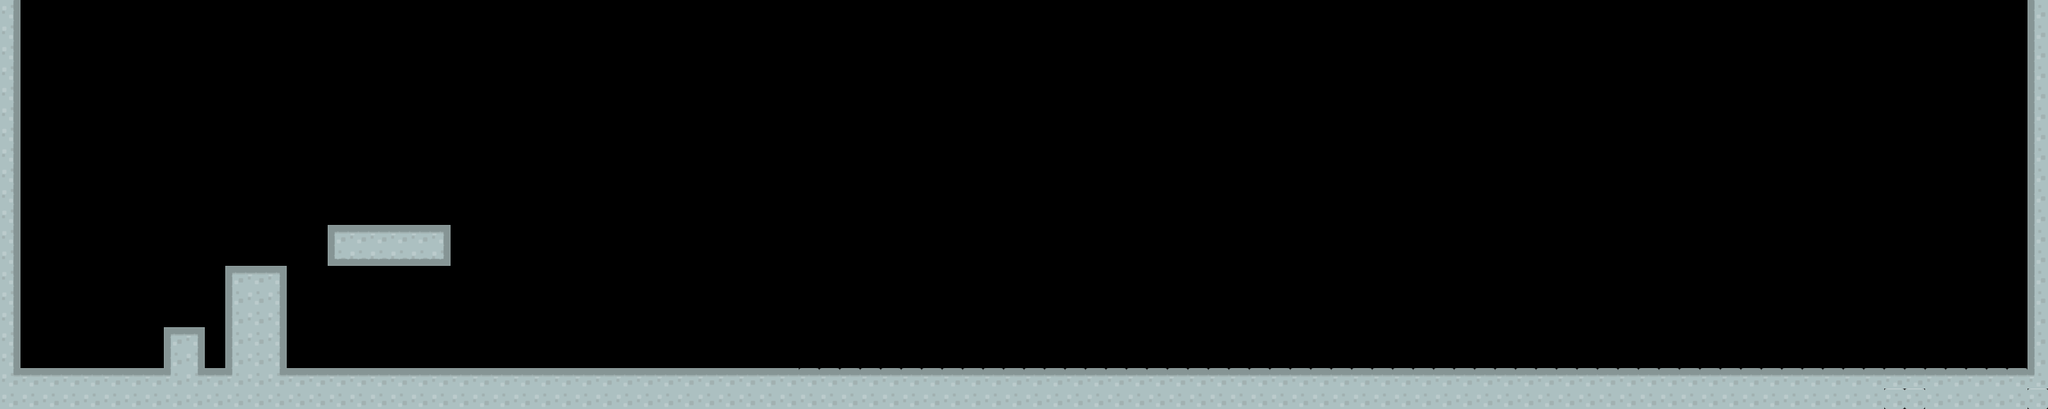

Below is a game level as drawn by its tile map, then a one-line description and the .tmx file that defines it, in full:
An orthogonal 100x20 tile map with 32x32 px tiles, 1 tile layer (Tile Layer 1).

<map version="1.2" tiledversion="1.2.0" orientation="orthogonal" renderorder="right-down" width="100" height="20" tilewidth="32" tileheight="32" infinite="0" nextlayerid="2" nextobjectid="1">
 <tileset firstgid="1" source="castle.tsx" />
 <layer id="1" name="Tile Layer 1" width="100" height="20">
  <data encoding="csv">
24,0,0,0,0,0,0,0,0,0,0,0,0,0,0,0,0,0,0,0,0,0,0,0,0,0,0,0,0,0,0,0,0,0,0,0,0,0,0,0,0,0,0,0,0,0,0,0,0,0,0,0,0,0,0,0,0,0,0,0,0,0,0,0,0,0,0,0,0,0,0,0,0,0,0,0,0,0,0,0,0,0,0,0,0,0,0,0,0,0,0,0,0,0,0,0,0,0,0,23,
24,0,0,0,0,0,0,0,0,0,0,0,0,0,0,0,0,0,0,0,0,0,0,0,0,0,0,0,0,0,0,0,0,0,0,0,0,0,0,0,0,0,0,0,0,0,0,0,0,0,0,0,0,0,0,0,0,0,0,0,0,0,0,0,0,0,0,0,0,0,0,0,0,0,0,0,0,0,0,0,0,0,0,0,0,0,0,0,0,0,0,0,0,0,0,0,0,0,0,23,
24,0,0,0,0,0,0,0,0,0,0,0,0,0,0,0,0,0,0,0,0,0,0,0,0,0,0,0,0,0,0,0,0,0,0,0,0,0,0,0,0,0,0,0,0,0,0,0,0,0,0,0,0,0,0,0,0,0,0,0,0,0,0,0,0,0,0,0,0,0,0,0,0,0,0,0,0,0,0,0,0,0,0,0,0,0,0,0,0,0,0,0,0,0,0,0,0,0,0,23,
24,0,0,0,0,0,0,0,0,0,0,0,0,0,0,0,0,0,0,0,0,0,0,0,0,0,0,0,0,0,0,0,0,0,0,0,0,0,0,0,0,0,0,0,0,0,0,0,0,0,0,0,0,0,0,0,0,0,0,0,0,0,0,0,0,0,0,0,0,0,0,0,0,0,0,0,0,0,0,0,0,0,0,0,0,0,0,0,0,0,0,0,0,0,0,0,0,0,0,23,
24,0,0,0,0,0,0,0,0,0,0,0,0,0,0,0,0,0,0,0,0,0,0,0,0,0,0,0,0,0,0,0,0,0,0,0,0,0,0,0,0,0,0,0,0,0,0,0,0,0,0,0,0,0,0,0,0,0,0,0,0,0,0,0,0,0,0,0,0,0,0,0,0,0,0,0,0,0,0,0,0,0,0,0,0,0,0,0,0,0,0,0,0,0,0,0,0,0,0,23,
24,0,0,0,0,0,0,0,0,0,0,0,0,0,0,0,0,0,0,0,0,0,0,0,0,0,0,0,0,0,0,0,0,0,0,0,0,0,0,0,0,0,0,0,0,0,0,0,0,0,0,0,0,0,0,0,0,0,0,0,0,0,0,0,0,0,0,0,0,0,0,0,0,0,0,0,0,0,0,0,0,0,0,0,0,0,0,0,0,0,0,0,0,0,0,0,0,0,0,23,
24,0,0,0,0,0,0,0,0,0,0,0,0,0,0,0,0,0,0,0,0,0,0,0,0,0,0,0,0,0,0,0,0,0,0,0,0,0,0,0,0,0,0,0,0,0,0,0,0,0,0,0,0,0,0,0,0,0,0,0,0,0,0,0,0,0,0,0,0,0,0,0,0,0,0,0,0,0,0,0,0,0,0,0,0,0,0,0,0,0,0,0,0,0,0,0,0,0,0,23,
24,0,0,0,0,0,0,0,0,0,0,0,0,0,0,0,0,0,0,0,0,0,0,0,0,0,0,0,0,0,0,0,0,0,0,0,0,0,0,0,0,0,0,0,0,0,0,0,0,0,0,0,0,0,0,0,0,0,0,0,0,0,0,0,0,0,0,0,0,0,0,0,0,0,0,0,0,0,0,0,0,0,0,0,0,0,0,0,0,0,0,0,0,0,0,0,0,0,0,23,
24,0,0,0,0,0,0,0,0,0,0,0,0,0,0,0,0,0,0,0,0,0,0,0,0,0,0,0,0,0,0,0,0,0,0,0,0,0,0,0,0,0,0,0,0,0,0,0,0,0,0,0,0,0,0,0,0,0,0,0,0,0,0,0,0,0,0,0,0,0,0,0,0,0,0,0,0,0,0,0,0,0,0,0,0,0,0,0,0,0,0,0,0,0,0,0,0,0,0,23,
24,0,0,0,0,0,0,0,0,0,0,0,0,0,0,0,0,0,0,0,0,0,0,0,0,0,0,0,0,0,0,0,0,0,0,0,0,0,0,0,0,0,0,0,0,0,0,0,0,0,0,0,0,0,0,0,0,0,0,0,0,0,0,0,0,0,0,0,0,0,0,0,0,0,0,0,0,0,0,0,0,0,0,0,0,0,0,0,0,0,0,0,0,0,0,0,0,0,0,23,
24,0,0,0,0,0,0,0,0,0,0,0,0,0,0,0,0,0,0,0,0,0,0,0,0,0,0,0,0,0,0,0,0,0,0,0,0,0,0,0,0,0,0,0,0,0,0,0,0,0,0,0,0,0,0,0,0,0,0,0,0,0,0,0,0,0,0,0,0,0,0,0,0,0,0,0,0,0,0,0,0,0,0,0,0,0,0,0,0,0,0,0,0,0,0,0,0,0,0,23,
24,0,0,0,0,0,0,0,0,0,0,0,0,0,0,0,19,7,7,7,7,20,0,0,0,0,0,0,0,0,0,0,0,0,0,0,0,0,0,0,0,0,0,0,0,0,0,0,0,0,0,0,0,0,0,0,0,0,0,0,0,0,0,0,0,0,0,0,0,0,0,0,0,0,0,0,0,0,0,0,0,0,0,0,0,0,0,0,0,0,0,0,0,0,0,0,0,0,0,23,
24,0,0,0,0,0,0,0,0,0,0,0,0,0,0,0,28,32,32,32,32,29,0,0,0,0,0,0,0,0,0,0,0,0,0,0,0,0,0,0,0,0,0,0,0,0,0,0,0,0,0,0,0,0,0,0,0,0,0,0,0,0,0,0,0,0,0,0,0,0,0,0,0,0,0,0,0,0,0,0,0,0,0,0,0,0,0,0,0,0,0,0,0,0,0,0,0,0,0,23,
24,0,0,0,0,0,0,0,0,0,0,19,7,20,0,0,0,0,0,0,0,0,0,0,0,0,0,0,0,0,0,0,0,0,0,0,0,0,0,0,0,0,0,0,0,0,0,0,0,0,0,0,0,0,0,0,0,0,0,0,0,0,0,0,0,0,0,0,0,0,0,0,0,0,0,0,0,0,0,0,0,0,0,0,0,0,0,0,0,0,0,0,0,0,0,0,0,0,0,23,
24,0,0,0,0,0,0,0,0,0,0,23,33,24,0,0,0,0,0,0,0,0,0,0,0,0,0,0,0,0,0,0,0,0,0,0,0,0,0,0,0,0,0,0,0,0,0,0,0,0,0,0,0,0,0,0,0,0,0,0,0,0,0,0,0,0,0,0,0,0,0,0,0,0,0,0,0,0,0,0,0,0,0,0,0,0,0,0,0,0,0,0,0,0,0,0,0,0,0,23,
24,0,0,0,0,0,0,0,0,0,0,23,33,24,0,0,0,0,0,0,0,0,0,0,0,0,0,0,0,0,0,0,0,0,0,0,0,0,0,0,0,0,0,0,0,0,0,0,0,0,0,0,0,0,0,0,0,0,0,0,0,0,0,0,0,0,0,0,0,0,0,0,0,0,0,0,0,0,0,0,0,0,0,0,0,0,0,0,0,0,0,0,0,0,0,0,0,0,0,23,
24,0,0,0,0,0,0,0,19,20,0,23,33,24,0,0,0,0,0,0,0,0,0,0,0,0,0,0,0,0,0,0,0,0,0,0,0,0,0,0,0,0,0,0,0,0,0,0,0,0,0,0,0,0,0,0,0,0,0,0,0,0,0,0,0,0,0,0,0,0,0,0,0,0,0,0,0,0,0,0,0,0,0,0,0,0,0,0,0,0,0,0,0,0,0,0,0,0,0,23,
24,0,0,0,0,0,0,0,23,24,0,23,33,24,0,0,0,0,0,0,0,0,0,0,0,0,0,0,0,0,0,0,0,0,0,0,0,0,0,0,0,0,0,0,0,0,0,0,0,0,0,0,0,0,0,0,0,0,0,0,0,0,0,0,0,0,0,0,0,0,0,0,0,0,0,0,0,0,0,0,0,0,0,0,0,0,0,0,0,0,0,0,0,0,0,0,0,0,0,23,
22,7,7,7,7,7,7,7,21,22,7,21,33,22,7,7,7,7,7,7,7,7,7,7,7,7,7,7,7,7,7,7,7,7,7,7,7,7,7,9,9,9,9,9,9,9,9,9,9,9,9,9,9,9,9,9,9,9,9,9,9,9,9,9,9,9,9,9,9,9,9,9,9,9,9,9,9,9,9,9,9,9,9,9,9,9,9,9,9,9,9,9,9,9,9,9,9,9,9,21,
33,33,33,33,33,33,33,33,33,33,33,33,33,33,33,33,33,33,33,33,33,33,33,33,33,33,33,33,33,33,33,33,33,33,33,33,33,33,33,33,33,33,33,33,33,33,33,33,33,33,33,33,33,33,33,33,33,33,33,33,33,33,33,33,33,33,33,33,33,33,33,33,33,33,33,33,33,33,33,33,33,33,33,33,33,33,33,33,33,33,33,33,16,16,33,33,33,33,33,16
</data>
 </layer>
</map>